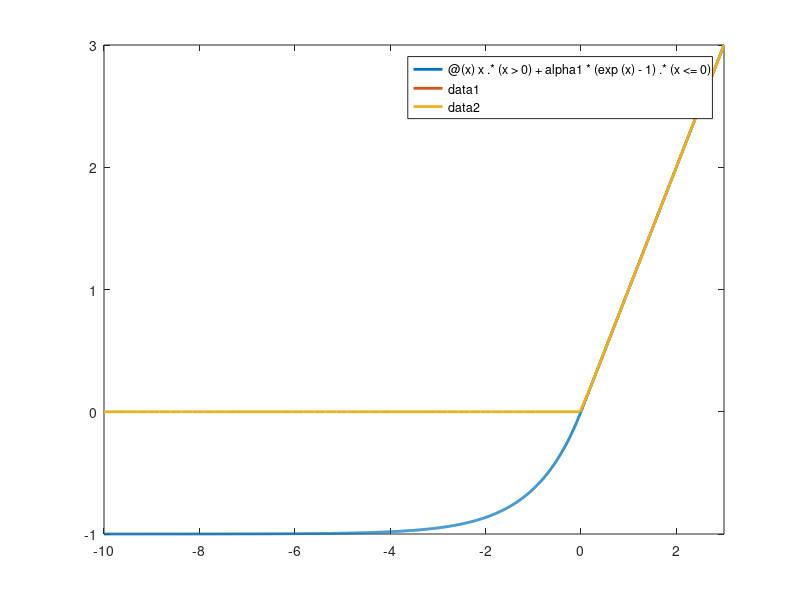

Reproduce this figure in MATLAB. (Note: this script raises an error after producing the figure.)
alpha1 = 1;
elu_fcn = @(x) x.*(x > 0) + alpha1*(exp(x) - 1).*(x <= 0);

alpha2 = 0.1;
leaky_relu_fcn = @(x) alpha2*x.*(x <= 0) + x.*(x > 0);

relu_fcn = @(x) x.*(x > 0);

fplot(elu_fcn,[-10 3],'LineWidth',2)
hold on
fplot(leaky_relu_fcn,[-10 3],'LineWidth',2)
fplot(relu_fcn,[-10 3],'LineWidth',2)
hold off
ax = gca;
ax.XAxisLocation = 'origin';
ax.YAxisLocation = 'origin';
box off
legend({'ELU','Leaky ReLU','ReLU'},'Location','northwest')
%% mnist Example With ELU
clc; clear; close all
[XTrain, YTrain] = digitTrain4DArrayData;
imshow(XTrain(:,:,:,1010),'InitialMagnification','fit')
YTrain(1010)
%% Make a network that uses our new ELU layer.
layers = [ ...
    imageInputLayer([28 28 1])
    convolution2dLayer(5,20)
%     batchNormalizationLayer
%     defaultLayer(10,10)
    examplePreluLayer(20)
    fullyConnectedLayer(10)
    softmaxLayer
    classificationLayer];
%% Train the network.
options = trainingOptions('sgdm');
net = trainNetwork(XTrain,YTrain,layers,options);
%% Check the accuracy of the network on our test set.
[XTest, YTest] = digitTest4DArrayData;
YPred = classify(net, XTest);
accuracy = sum(YTest==YPred)/numel(YTest)
%% Look at one of the images in the test set and see how it was classified by the network.
k = 1500;
imshow(XTest(:,:,:,k),'InitialMagnification','fit')
YPred(k)